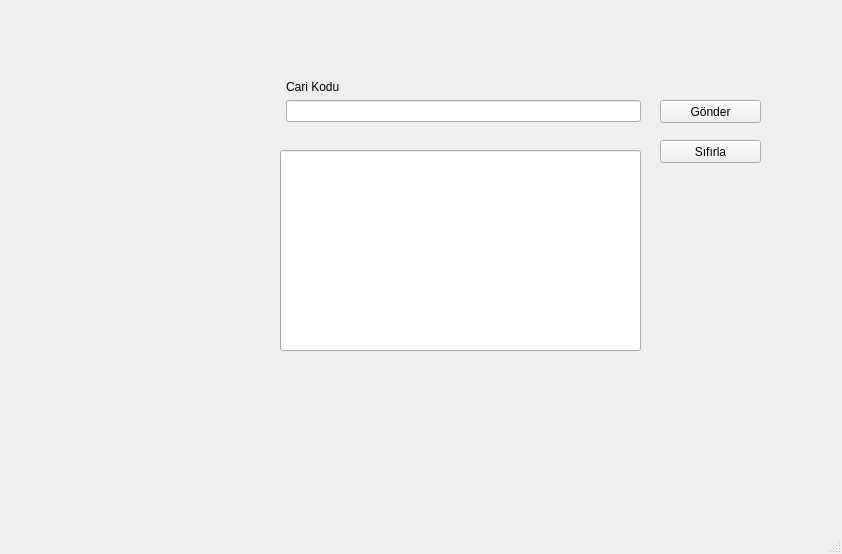
<?xml version="1.0" encoding="UTF-8"?>
<ui version="4.0">
 <class>MainWindow</class>
 <widget class="QMainWindow" name="MainWindow">
  <property name="geometry">
   <rect>
    <x>0</x>
    <y>0</y>
    <width>842</width>
    <height>554</height>
   </rect>
  </property>
  <property name="windowTitle">
   <string>MainWindow</string>
  </property>
  <widget class="QWidget" name="centralwidget">
   <widget class="QWidget" name="formLayoutWidget_2">
    <property name="geometry">
     <rect>
      <x>280</x>
      <y>80</y>
      <width>361</width>
      <height>61</height>
     </rect>
    </property>
    <layout class="QFormLayout" name="formLayout_2">
     <item row="1" column="1">
      <widget class="QLabel" name="label">
       <property name="text">
        <string>Cari Kodu</string>
       </property>
      </widget>
     </item>
     <item row="2" column="1">
      <widget class="QLineEdit" name="carikodugiris"/>
     </item>
    </layout>
   </widget>
   <widget class="QPushButton" name="btngonder">
    <property name="geometry">
     <rect>
      <x>660</x>
      <y>100</y>
      <width>101</width>
      <height>23</height>
     </rect>
    </property>
    <property name="text">
     <string>Gönder</string>
    </property>
   </widget>
   <widget class="QLineEdit" name="caribilgi">
    <property name="enabled">
     <bool>true</bool>
    </property>
    <property name="geometry">
     <rect>
      <x>280</x>
      <y>150</y>
      <width>361</width>
      <height>201</height>
     </rect>
    </property>
    <property name="readOnly">
     <bool>true</bool>
    </property>
   </widget>
   <widget class="QPushButton" name="btnsifirla">
    <property name="geometry">
     <rect>
      <x>660</x>
      <y>140</y>
      <width>101</width>
      <height>23</height>
     </rect>
    </property>
    <property name="text">
     <string>Sıfırla</string>
    </property>
   </widget>
  </widget>
  <widget class="QMenuBar" name="menubar">
   <property name="geometry">
    <rect>
     <x>0</x>
     <y>0</y>
     <width>842</width>
     <height>21</height>
    </rect>
   </property>
  </widget>
  <widget class="QStatusBar" name="statusbar"/>
 </widget>
 <resources/>
 <connections/>
</ui>
